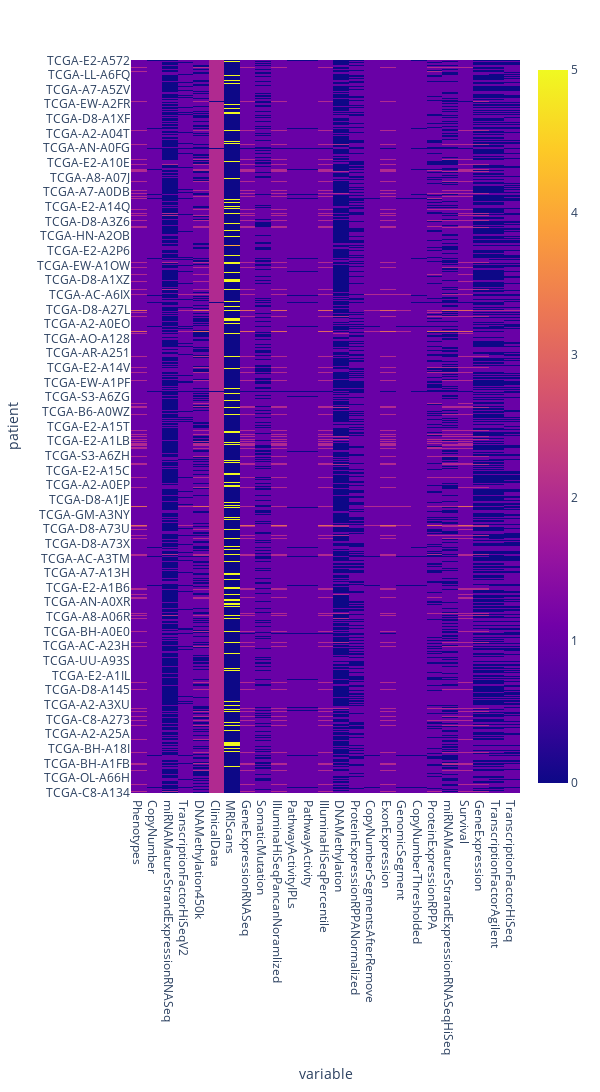

Write notebook code for a chart like this one.
### Code cell
px.imshow(arr.to_array().transpose(), width=600, height=3000)

### Figure 1 — Plotly figure (JSON) as saved in the notebook; plotly's stock layout.template omitted (floating-point values rounded to 4 significant figures; data arrays with more than 128 entries replaced by an {"elided": "..."} marker saying what was removed)
{"data": [{"coloraxis": "coloraxis", "hovertemplate": "variable: %{x}<br>patient: %{y}<br>color: %{z}<extra></extra>", "name": "0", "type": "heatmap", "x": ["Phenotypes", "CopyNumber", "miRNAMatureStrandExpressionRNASeq", "TranscriptionFactorHiSeqV2", "DNAMethylation450k", "ClinicalData", "MRIScans", "GeneExpressionRNASeq", "SomaticMutation", "IlluminaHiSeqPancanNoramlized", "PathwayActivityIPLs", "PathwayActivity", "IlluminaHiSeqPercentile", "DNAMethylation", "ProteinExpressionRPPANormalized", "CopyNumberSegmentsAfterRemove", "ExonExpression", "GenomicSegment", "CopyNumberThresholded", "ProteinExpressionRPPA", "miRNAMatureStrandExpressionRNASeqHiSeq", "Survival", "GeneExpression", "TranscriptionFactorAgilent", "TranscriptionFactorHiSeq"], "xaxis": "x", "y": {"elided": "1101 str values"}, "yaxis": "y", "z": {"elided": "1101x25 int values"}}], "layout": {"coloraxis": {"colorscale": [[0.0, "#0d0887"], [0.1111, "#46039f"], [0.2222, "#7201a8"], [0.3333, "#9c179e"], [0.4444, "#bd3786"], [0.5556, "#d8576b"], [0.6667, "#ed7953"], [0.7778, "#fb9f3a"], [0.8889, "#fdca26"], [1.0, "#f0f921"]]}, "height": 3000, "margin": {"t": 60}, "width": 600, "xaxis": {"anchor": "y", "domain": [0.0, 1.0], "title": {"text": "variable"}}, "yaxis": {"anchor": "x", "autorange": "reversed", "domain": [0.0, 1.0], "title": {"text": "patient"}}}}
